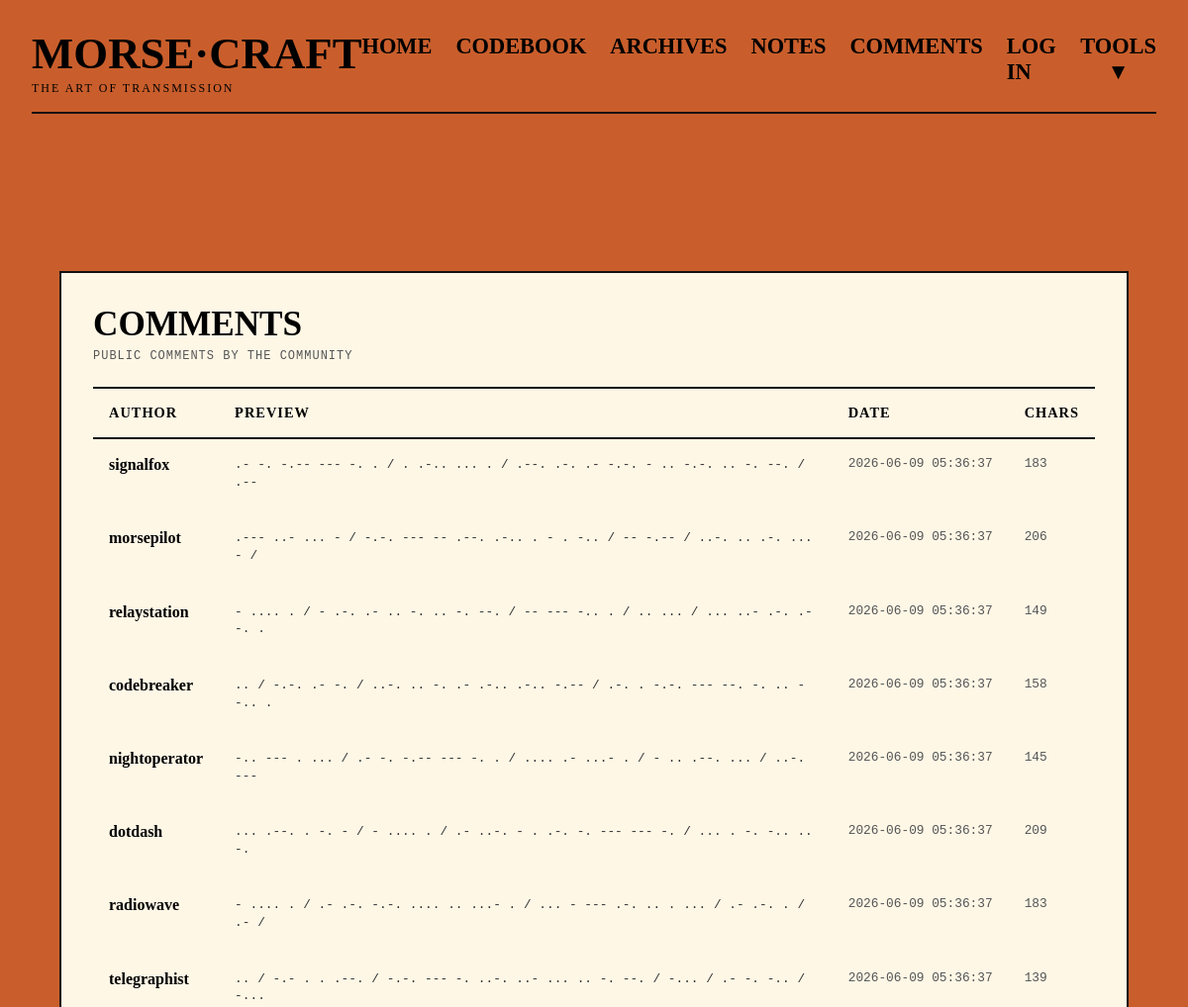
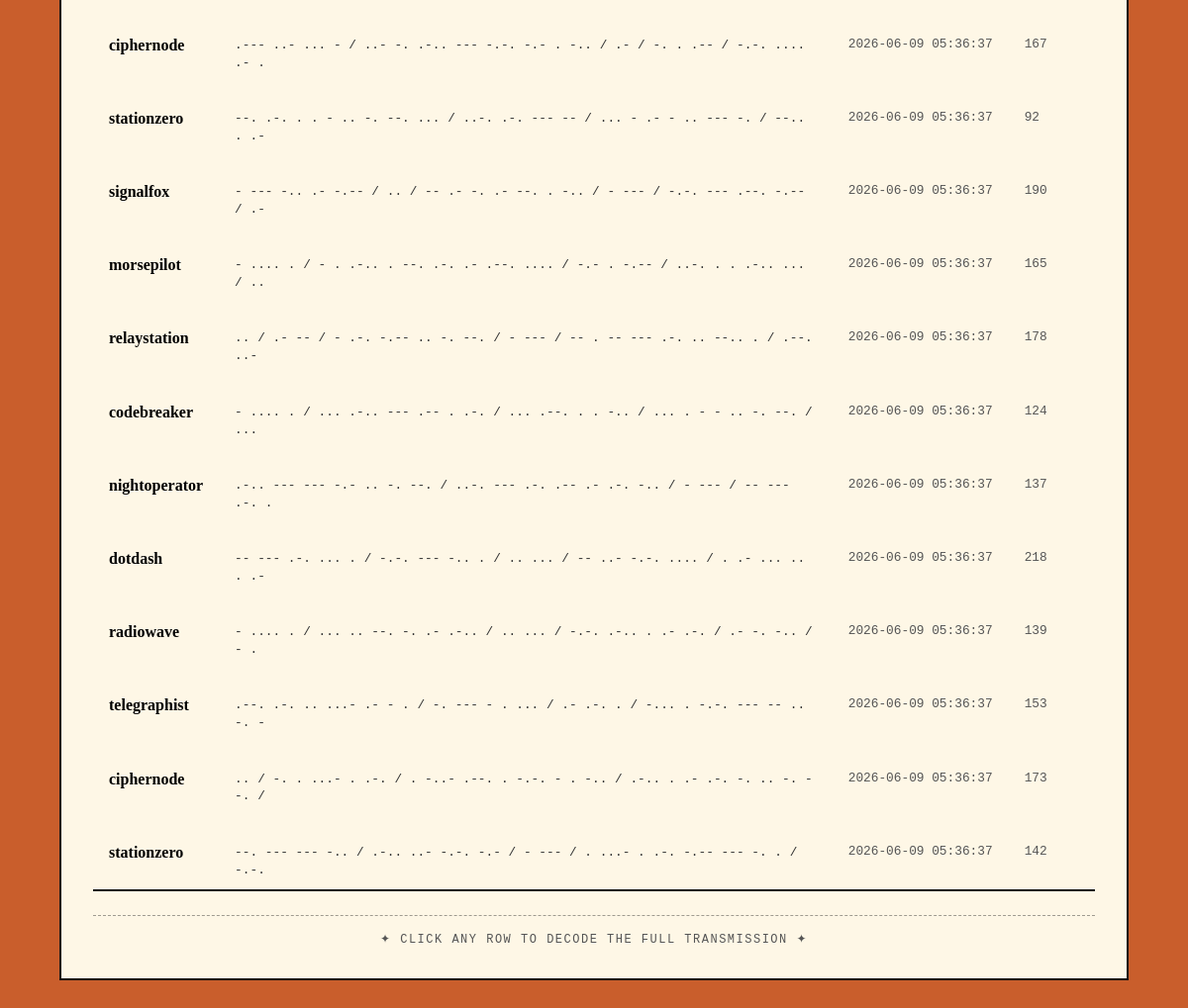
The page /comments on the database its author committed (2 pictures, top to bottom).
### models.py (models this page shows)
class Comment(db.Model):
    __tablename__ = "comments"
    id = db.Column(db.Integer, primary_key=True)
    user_id = db.Column(db.Integer, db.ForeignKey("users.id"), nullable=False)
    content = db.Column(db.Text, nullable=False)
    length = db.Column(db.Integer, nullable=False)
    created_at = db.Column(db.DateTime, server_default=db.func.now(), nullable=False)

class User(db.Model):
    __tablename__ = "users"
    id = db.Column(db.Integer, primary_key=True)
    username = db.Column(db.String(30), unique=True, nullable=False)
    email = db.Column(db.String(120), unique=True, nullable=False)
    password_hash = db.Column(db.String(255), nullable=False)
    created_at = db.Column(db.DateTime, server_default=db.func.now(), nullable=False)
    notes = db.relationship('Note', backref='author', lazy=True)
    comments = db.relationship('Comment', backref='author', lazy=True)

### app.py (the view)
@app.route("/comments")
def comments():
    comments = Comment.query.all()
    return render_template("comments.html", comments=comments)

### templates/comments.html (shortened to what this page needs)
{% extends "layout.html" %}
{% block content %}
<div class="comments">
  <div class="comments__browser" id="comments-browser">
    <div class="comments__header">
      <h2 class="comments__title">COMMENTS</h2>
      <p class="comments__subtitle">
        Public comments by the community
      </p>
    </div>
    <div class="comments__table-wrapper">
      <table class="comments__table">
        <thead>
          <tr>
            <th>AUTHOR</th>
            <th>PREVIEW</th>
            <th>DATE</th>
            <th>CHARS</th>
          </tr>
        </thead>
        <tbody>
          {% for comment in comments %}
          <tr class="comments__row" data-id="{{ comment.id }}">
            <td class="comments__cell-author">{{ comment.author.username }}</td>
            <td class="comments__cell-preview">{{ comment.content[:80] }}</td>
            <td class="comments__cell-meta">{{ comment.created_at }}</td>
            <td class="comments__cell-meta">{{ comment.length }}</td>
          </tr>
          {% endfor %}
        </tbody>
      </table>
    </div>
    <div class="comments__footer-note">
      ✦ click any row to decode the full transmission ✦
    </div>
  </div>
</div>
{% endblock %}
{% block links %}
<link rel="stylesheet" href="/static/css/comments.css">
{% endblock %}

### static/css/layout.css (style rules this page uses)
* { margin: 0; padding: 0; box-sizing: border-box; }
body { min-height: 100vh; display: flex; flex-direction: column; background-color: #C95E2C; }

### static/css/comments.css (style rules this page uses)
.comments { height: 100%; }
.comments__browser, .comments__reader { height: 100%; display: flex; flex-direction: column; }
.comments__header { display: flex; flex-direction: column; gap: 0.3rem; }
.comments__title { font-family: "DM Serif Display", serif; font-size: 2.2rem; font-weight: 700; }
.comments__subtitle { font-family: "Courier New", monospace; font-size: 0.75rem; text-transform: uppercase; letter-spacing: 1px; color: #555555; }
.comments__table-wrapper { flex: 1; min-height: 0; overflow-y: auto; margin-top: 1.5rem; border-top: 2px solid #111111; border-bottom: 2px solid #111111; }
.comments__table { width: 100%; border-collapse: collapse; }
.comments__table thead { position: sticky; top: 0; z-index: 10; background-color: #FEF7E6; box-shadow: 0 2px 0 #111111; }
.comments__table th { padding: 1rem; text-align: left; background-color: #FEF7E6; font-family: "DM Serif Display", serif; font-size: 0.9rem; letter-spacing: 1px; }
.comments__table td { padding: 1.2rem 1rem; vertical-align: top; }
.comments__row { cursor: pointer; }
.comments__cell-author { font-family: "DM Serif Display", serif; font-size: 1rem; font-weight: 600; }
.comments__cell-preview { font-family: "Courier New", monospace; font-size: 0.8rem; color: #333333; line-height: 1.4; white-space: normal; word-break: break-word; }
.comments__cell-meta { font-family: "Courier New", monospace; font-size: 0.8rem; color: #555555; white-space: nowrap; }
.comments__footer-note { margin-top: 1.5rem; padding-top: 1rem; text-align: center; border-top: 1px dashed rgba(17, 17, 17, 0.4); font-family: "Courier New", monospace; font-size: 0.75rem; letter-spacing: 1.5px; text-transform: uppercase; color: #555555; }

### rows shown on the page
Comment: author.username "signalfox", content ".- -. -.-- --- -. . / . .-.. ... . / .--. .-. .- -.-. - .. -.-. .. -. --. / .--", created_at "2026-06-09 05:36:37", length "183"
Comment: author.username "morsepilot", content ".--- ..- ... - / -.-. --- -- .--. .-.. . - . -.. / -- -.-- / ..-. .. .-. ... - /", created_at "2026-06-09 05:36:37", length "206"
Comment: author.username "relaystation", content "- .... . / - .-. .- .. -. .. -. --. / -- --- -.. . / .. ... / ... ..- .-. .--. .", created_at "2026-06-09 05:36:37", length "149"
Comment: author.username "codebreaker", content ".. / -.-. .- -. / ..-. .. -. .- .-.. .-.. -.-- / .-. . -.-. --- --. -. .. --.. .", created_at "2026-06-09 05:36:37", length "158"
Comment: author.username "nightoperator", content "-.. --- . ... / .- -. -.-- --- -. . / .... .- ...- . / - .. .--. ... / ..-. ---", created_at "2026-06-09 05:36:37", length "145"
Comment: author.username "dotdash", content "... .--. . -. - / - .... . / .- ..-. - . .-. -. --- --- -. / ... . -. -.. .. -.", created_at "2026-06-09 05:36:37", length "209"
Comment: author.username "radiowave", content "- .... . / .- .-. -.-. .... .. ...- . / ... - --- .-. .. . ... / .- .-. . / .- /", created_at "2026-06-09 05:36:37", length "183"
Comment: author.username "telegraphist", content ".. / -.- . . .--. / -.-. --- -. ..-. ..- ... .. -. --. / -... / .- -. -.. / -...", created_at "2026-06-09 05:36:37", length "139"
Comment: author.username "ciphernode", content ".--- ..- ... - / ..- -. .-.. --- -.-. -.- . -.. / .- / -. . .-- / -.-. .... .- .", created_at "2026-06-09 05:36:37", length "167"
Comment: author.username "stationzero", content "--. .-. . . - .. -. --. ... / ..-. .-. --- -- / ... - .- - .. --- -. / --.. . .-", created_at "2026-06-09 05:36:37", length "92"
Comment: author.username "signalfox", content "- --- -.. .- -.-- / .. / -- .- -. .- --. . -.. / - --- / -.-. --- .--. -.-- / .-", created_at "2026-06-09 05:36:37", length "190"
Comment: author.username "morsepilot", content "- .... . / - . .-.. . --. .-. .- .--. .... / -.- . -.-- / ..-. . . .-.. ... / ..", created_at "2026-06-09 05:36:37", length "165"
Comment: author.username "relaystation", content ".. / .- -- / - .-. -.-- .. -. --. / - --- / -- . -- --- .-. .. --.. . / .--. ..-", created_at "2026-06-09 05:36:37", length "178"
Comment: author.username "codebreaker", content "- .... . / ... .-.. --- .-- . .-. / ... .--. . . -.. / ... . - - .. -. --. / ...", created_at "2026-06-09 05:36:37", length "124"
Comment: author.username "nightoperator", content ".-.. --- --- -.- .. -. --. / ..-. --- .-. .-- .- .-. -.. / - --- / -- --- .-. .", created_at "2026-06-09 05:36:37", length "137"
Comment: author.username "dotdash", content "-- --- .-. ... . / -.-. --- -.. . / .. ... / -- ..- -.-. .... / . .- ... .. . .-", created_at "2026-06-09 05:36:37", length "218"
Comment: author.username "radiowave", content "- .... . / ... .. --. -. .- .-.. / .. ... / -.-. .-.. . .- .-. / .- -. -.. / - .", created_at "2026-06-09 05:36:37", length "139"
Comment: author.username "telegraphist", content ".--. .-. .. ...- .- - . / -. --- - . ... / .- .-. . / -... . -.-. --- -- .. -. -", created_at "2026-06-09 05:36:37", length "153"
Comment: author.username "ciphernode", content ".. / -. . ...- . .-. / . -..- .--. . -.-. - . -.. / .-.. . .- .-. -. .. -. --. /", created_at "2026-06-09 05:36:37", length "173"
Comment: author.username "stationzero", content "--. --- --- -.. / .-.. ..- -.-. -.- / - --- / . ...- . .-. -.-- --- -. . / -.-.", created_at "2026-06-09 05:36:37", length "142"
